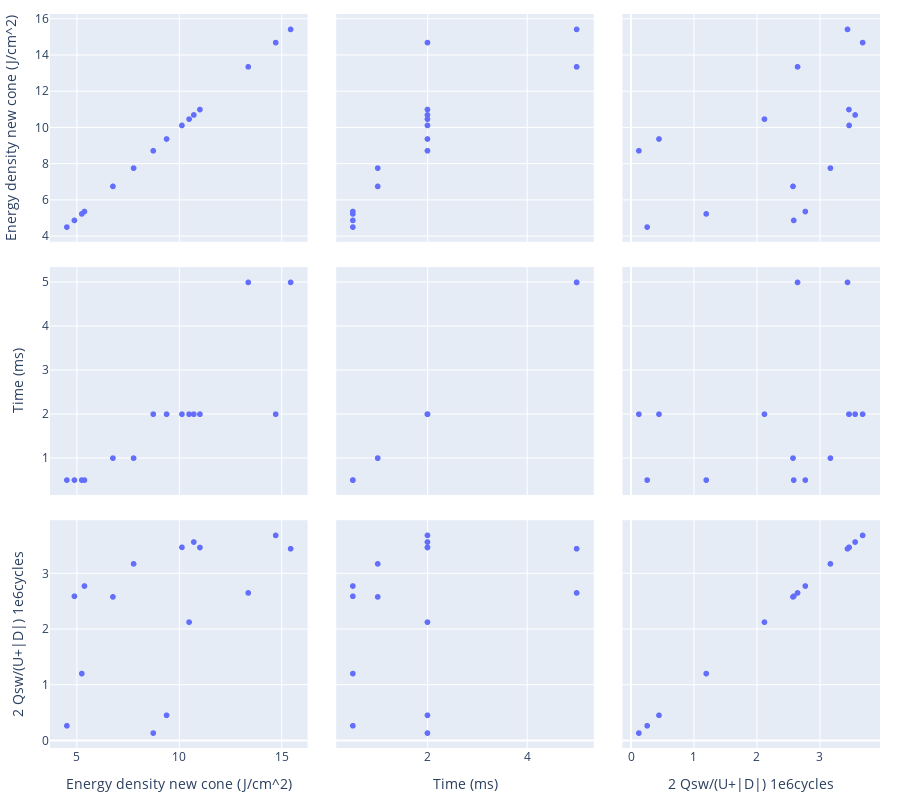

The notebook cell this image was saved under:
### Code cell
fe_data = read_dat()
print(fe_data)
display_data(fe_data)

### Figure 1 — Plotly figure (JSON) as saved in the notebook; plotly's stock layout.template omitted (floating-point values rounded to 4 significant figures)
{"data": [{"dimensions": [{"axis": {"matches": true}, "label": "Energy density new cone (J/cm^2)", "values": [5.24, 10.71, 10.13, 4.51, 5.37, 4.88, 6.76, 7.77, 8.73, 9.38, 10.48, 11.01, 14.71, 15.44, 13.37]}, {"axis": {"matches": true}, "label": "Time (ms)", "values": [0.5, 2, 2, 0.5, 0.5, 0.5, 1, 1, 2, 2, 2, 2, 2, 5, 5]}, {"axis": {"matches": true}, "label": "2 Qsw/(U+|D|) 1e6cycles", "values": [1.201, 3.567, 3.471, 0.2633, 2.775, 2.591, 2.58, 3.174, 0.1315, 0.4512, 2.127, 3.468, 3.686, 3.446, 2.652]}], "hovertemplate": "%{xaxis.title.text}=%{x}<br>%{yaxis.title.text}=%{y}<extra></extra>", "legendgroup": "", "marker": {"color": "#636efa", "symbol": "circle"}, "name": "", "showlegend": false, "type": "splom"}], "layout": {"legend": {"tracegroupgap": 0}, "margin": {"t": 10, "r": 20, "l": 10, "b": 10}, "dragmode": "select", "height": 800}}
